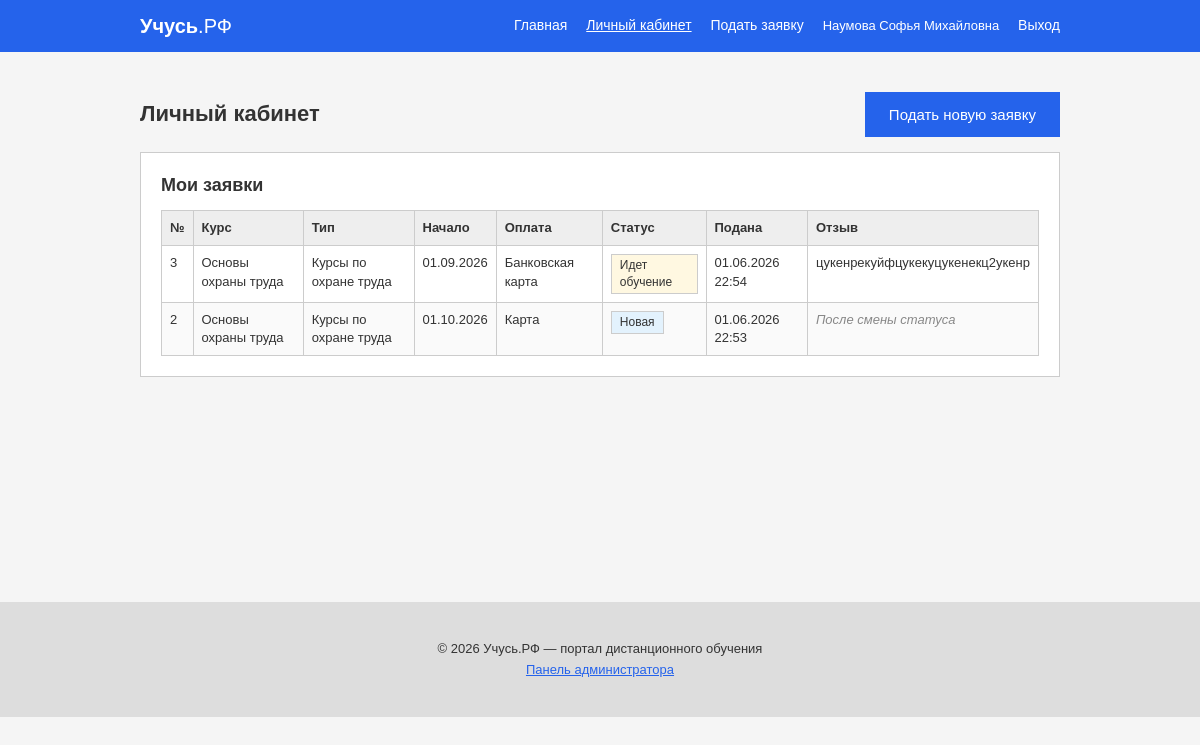
Screenshot of /cabinet.php (signed in) with the database file from the repository.
### tables this page shows
CREATE TABLE `applications` (
  `id` int NOT NULL,
  `user_id` int NOT NULL,
  `course_id` int NOT NULL,
  `start_date` date NOT NULL,
  `payment_method` varchar(50) NOT NULL,
  `status` varchar(50) NOT NULL DEFAULT 'Новая',
  `created_at` datetime DEFAULT CURRENT_TIMESTAMP
);

CREATE TABLE `courses` (
  `id` int NOT NULL,
  `name` varchar(255) NOT NULL,
  `course_type` varchar(100) NOT NULL
);

CREATE TABLE `reviews` (
  `id` int NOT NULL,
  `application_id` int NOT NULL,
  `user_id` int NOT NULL,
  `review_text` text NOT NULL,
  `created_at` datetime DEFAULT CURRENT_TIMESTAMP
);

### config.php (called while the page is built, shortened)
<?php
function is_logged_in() {
    return !empty($_SESSION['user_id']);
}
function h($s) {
    return htmlspecialchars($s ?? '', ENT_QUOTES, 'UTF-8');
}
function status_class($status) {
    if ($status === 'Новая') return 'new';
    if ($status === 'Идет обучение') return 'progress';
    return 'done';
}

### cabinet.php (the view, shortened to what this page needs)
<?php
require_once 'config.php';
$uid = (int)$_SESSION['user_id'];
$sql = '
    SELECT a.id, a.start_date, a.payment_method, a.status, a.created_at,
           c.name AS course_name, c.course_type, r.review_text
    FROM applications a
    JOIN courses c ON c.id = a.course_id
    LEFT JOIN reviews r ON r.application_id = a.id
    WHERE a.user_id = ?
    ORDER BY a.created_at DESC
';
$stmt = mysqli_prepare($conn, $sql);
mysqli_stmt_bind_param($stmt, 'i', $uid);
mysqli_stmt_execute($stmt);
$apps = mysqli_stmt_get_result($stmt);
$active_nav = 'cabinet';
require_once 'includes/header.php';
?>
<div class="wrapper">
    <div class="page-head">
        <h1>Личный кабинет</h1>
        <a href="application.php" class="btn btn-cta">Подать новую заявку</a>
    </div>
    <div class="box">
        <h2>Мои заявки</h2>
        <?php if (mysqli_num_rows($apps) === 0): ?>
            <p class="empty-text">У вас пока нет заявок. <a href="application.php">Оформите первую заявку</a>.</p>
        <?php else: ?>
            <table class="data-table">
                <thead>
                    <tr>
                        <th>№</th>
                        <th>Курс</th>
                        <th>Тип</th>
                        <th>Начало</th>
                        <th>Оплата</th>
                        <th>Статус</th>
                        <th>Подана</th>
                        <th>Отзыв</th>
                    </tr>
                </thead>
                <tbody>
                <?php while ($row = mysqli_fetch_assoc($apps)): ?>
                    <tr>
                        <td><?= (int)$row['id'] ?></td>
                        <td><?= h($row['course_name']) ?></td>
                        <td><?= h($row['course_type']) ?></td>
                        <td><?= date('d.m.Y', strtotime($row['start_date'])) ?></td>
                        <td><?= h($row['payment_method']) ?></td>
                        <td><span class="badge badge-<?= status_class($row['status']) ?>"><?= h($row['status']) ?></span></td>
                        <td><?= date('d.m.Y H:i', strtotime($row['created_at'])) ?></td>
                        <td>
                            <?php if ($row['review_text']): ?>
                                <?= h($row['review_text']) ?>
                            <?php else: ?>
                                <em class="muted">После смены статуса</em>
                            <?php endif; ?>
                        </td>
                    </tr>
                <?php endwhile; ?>
                </tbody>
            </table>
        <?php endif; ?>
    </div>
</div>
<?php require_once 'includes/footer.php'; ?>

### includes/header.php (shortened to what this page needs)
<?php
$active_nav = $active_nav ?? '';
?>
<!DOCTYPE html>
<html lang="ru">
<head>
    <link rel="stylesheet" href="css/style.css">
</head>
<body>
<header class="site-header">
    <div class="wrapper header-inner">
        <a href="index.php" class="logo">Учусь<span>.РФ</span></a>
        <nav class="main-nav">
            <a href="index.php" class="<?= $active_nav === 'home' ? 'active' : '' ?>">Главная</a>
            <?php if (is_logged_in()): ?>
                <a href="cabinet.php" class="<?= $active_nav === 'cabinet' ? 'active' : '' ?>">Личный кабинет</a>
                <a href="application.php" class="<?= $active_nav === 'application' ? 'active' : '' ?>">Подать заявку</a>
                <span class="nav-user"><?= h($_SESSION['user_fio'] ?? '') ?></span>
                <a href="logout.php">Выход</a>
            <?php else: ?>
                <a href="login.php" class="<?= $active_nav === 'login' ? 'active' : '' ?>">Вход</a>
                <a href="register.php" class="nav-btn">Регистрация</a>
            <?php endif; ?>
        </nav>
    </div>
</header>
<main class="page-main">

### includes/footer.php
</main>
<footer class="site-footer">
    <div class="wrapper">
        <p>© 2026 Учусь.РФ — портал дистанционного обучения</p>
        <p><a href="admin.php">Панель администратора</a></p>
    </div>
</footer>
</body>
</html>

### css/style.css (style rules this page uses)
* { box-sizing: border-box; margin: 0; padding: 0; }
body { font-family: Arial, sans-serif; font-size: 14px; background: #f5f5f5; color: #333; min-width: 1024px; line-height: 1.4; }
a { color: #2563eb; }
.wrapper { width: 960px; margin: 0 auto; padding: 20px; }
.page-main { min-height: 500px; }
.site-header { background: #2563eb; color: #fff; margin-bottom: 20px; }
.header-inner { display: flex; justify-content: space-between; align-items: center; padding: 12px 20px; }
.logo { font-size: 20px; font-weight: bold; color: #fff; text-decoration: none; }
.logo span { font-weight: normal; }
.main-nav a { color: #fff; margin-left: 15px; text-decoration: none; }
.main-nav a:hover, .main-nav a.active { text-decoration: underline; }
.nav-user { margin-left: 15px; font-size: 13px; }
.site-footer { background: #ddd; padding: 15px 0; margin-top: 30px; font-size: 13px; text-align: center; }
.site-footer p { margin: 3px 0; }
.box { background: #fff; border: 1px solid #ccc; padding: 20px; margin-bottom: 20px; }
.page-head { display: flex; justify-content: space-between; align-items: center; margin-bottom: 15px; }
.page-head h1 { font-size: 22px; }
h2 { margin-bottom: 12px; font-size: 18px; }
.muted { color: #888; font-size: 13px; }
.btn { display: inline-block; padding: 10px 18px; background: #2563eb; color: #fff; border: none; cursor: pointer; text-decoration: none; font-size: 14px; }
.btn-cta { padding: 12px 24px; font-size: 15px; }
.data-table { width: 100%; border-collapse: collapse; margin-top: 10px; font-size: 13px; }
.data-table th, .data-table td { border: 1px solid #ccc; padding: 8px; text-align: left; vertical-align: top; }
.data-table th { background: #eee; }
.data-table tr:nth-child(even) { background: #fafafa; }
.badge { display: inline-block; padding: 2px 8px; font-size: 12px; border: 1px solid #ccc; }
.badge-new { background: #e3f2fd; }
.badge-progress { background: #fff8e1; }

### rows the page displays
applications: id "3", course.name "Основы охраны труда", course.course_type "Курсы по охране труда", start_date "01.09.2026", payment_method "Банковская карта", status "Идет обучение", created_at "01.06.2026 22:54", reviews.review_text "цукенрекуйфцукекуцукенекц2укенр"
applications: id "2", course.name "Основы охраны труда", course.course_type "Курсы по охране труда", start_date "01.10.2026", payment_method "Карта", status "Новая", created_at "01.06.2026 22:53", shows "После смены статуса"

### other values shown
$_SESSION['user_fio'] "Наумова Софья Михайловна"
